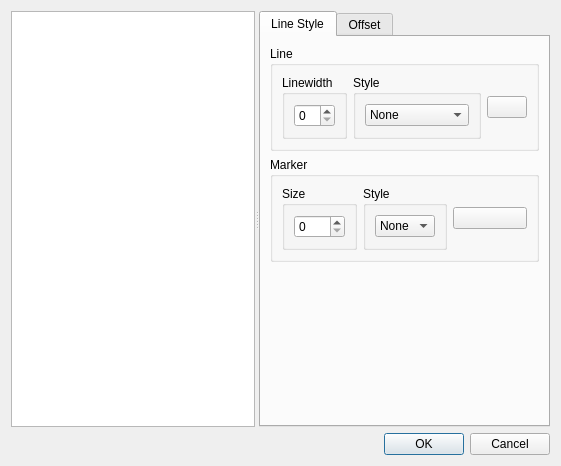
<?xml version="1.0" encoding="UTF-8"?>
<ui version="4.0">
 <class>LineSettingsDialog</class>
 <widget class="QDialog" name="LineSettingsDialog">
  <property name="geometry">
   <rect>
    <x>0</x>
    <y>0</y>
    <width>561</width>
    <height>466</height>
   </rect>
  </property>
  <property name="windowTitle">
   <string>Dialog</string>
  </property>
  <layout class="QVBoxLayout" name="verticalLayout_2">
   <item>
    <widget class="QSplitter" name="splitter">
     <property name="orientation">
      <enum>Qt::Horizontal</enum>
     </property>
     <widget class="QListWidget" name="lwCurves">
      <property name="selectionMode">
       <enum>QAbstractItemView::ExtendedSelection</enum>
      </property>
     </widget>
     <widget class="QTabWidget" name="twCurveSettings">
      <property name="currentIndex">
       <number>0</number>
      </property>
      <widget class="QWidget" name="tab">
       <attribute name="title">
        <string>Line Style</string>
       </attribute>
       <layout class="QVBoxLayout" name="verticalLayout">
        <item>
         <widget class="QGroupBox" name="groupBox_4">
          <property name="title">
           <string>Line</string>
          </property>
          <property name="flat">
           <bool>true</bool>
          </property>
          <layout class="QHBoxLayout" name="horizontalLayout_3" stretch="1,1,1">
           <item>
            <widget class="QGroupBox" name="groupBox">
             <property name="title">
              <string>Linewidth</string>
             </property>
             <property name="flat">
              <bool>true</bool>
             </property>
             <layout class="QHBoxLayout" name="horizontalLayout">
              <item>
               <widget class="SpinBox" name="sbLineWidth"/>
              </item>
             </layout>
            </widget>
           </item>
           <item>
            <widget class="QGroupBox" name="groupBox_3">
             <property name="title">
              <string>Style</string>
             </property>
             <property name="flat">
              <bool>true</bool>
             </property>
             <layout class="QHBoxLayout" name="horizontalLayout_2">
              <item>
               <widget class="QComboBox" name="cbLineStyle">
                <item>
                 <property name="text">
                  <string>None</string>
                 </property>
                </item>
                <item>
                 <property name="text">
                  <string>Solid</string>
                 </property>
                </item>
                <item>
                 <property name="text">
                  <string>Dashed</string>
                 </property>
                </item>
                <item>
                 <property name="text">
                  <string>Dotted</string>
                 </property>
                </item>
                <item>
                 <property name="text">
                  <string>Dash Dot</string>
                 </property>
                </item>
                <item>
                 <property name="text">
                  <string>Dash Dot Dot</string>
                 </property>
                </item>
               </widget>
              </item>
             </layout>
            </widget>
           </item>
           <item>
            <widget class="ColorButton" name="colLine">
             <property name="text">
              <string/>
             </property>
            </widget>
           </item>
          </layout>
         </widget>
        </item>
        <item>
         <widget class="QGroupBox" name="groupBox_5">
          <property name="title">
           <string>Marker</string>
          </property>
          <property name="flat">
           <bool>true</bool>
          </property>
          <layout class="QHBoxLayout" name="horizontalLayout_4" stretch="1,1,1">
           <item>
            <widget class="QGroupBox" name="groupBox_2">
             <property name="title">
              <string>Size</string>
             </property>
             <property name="flat">
              <bool>true</bool>
             </property>
             <layout class="QHBoxLayout" name="horizontalLayout_5">
              <item>
               <widget class="SpinBox" name="sbMarkerSize"/>
              </item>
             </layout>
            </widget>
           </item>
           <item>
            <widget class="QGroupBox" name="groupBox_6">
             <property name="title">
              <string>Style</string>
             </property>
             <property name="flat">
              <bool>true</bool>
             </property>
             <layout class="QHBoxLayout" name="horizontalLayout_6">
              <item>
               <widget class="QComboBox" name="cbMarkerStyle">
                <item>
                 <property name="text">
                  <string>None</string>
                 </property>
                </item>
                <item>
                 <property name="text">
                  <string>o</string>
                 </property>
                </item>
                <item>
                 <property name="text">
                  <string>s</string>
                 </property>
                </item>
                <item>
                 <property name="text">
                  <string>t</string>
                 </property>
                </item>
                <item>
                 <property name="text">
                  <string>d</string>
                 </property>
                </item>
                <item>
                 <property name="text">
                  <string>+</string>
                 </property>
                </item>
                <item>
                 <property name="text">
                  <string>x</string>
                 </property>
                </item>
               </widget>
              </item>
             </layout>
            </widget>
           </item>
           <item>
            <widget class="ColorButton" name="colMarker">
             <property name="text">
              <string/>
             </property>
            </widget>
           </item>
          </layout>
         </widget>
        </item>
        <item>
         <spacer name="verticalSpacer">
          <property name="orientation">
           <enum>Qt::Vertical</enum>
          </property>
          <property name="sizeHint" stdset="0">
           <size>
            <width>20</width>
            <height>40</height>
           </size>
          </property>
         </spacer>
        </item>
       </layout>
      </widget>
      <widget class="QWidget" name="tab_2">
       <attribute name="title">
        <string>Offset</string>
       </attribute>
       <widget class="QLineEdit" name="tXOffset">
        <property name="geometry">
         <rect>
          <x>142</x>
          <y>40</y>
          <width>101</width>
          <height>21</height>
         </rect>
        </property>
       </widget>
       <widget class="QLineEdit" name="tYOffset">
        <property name="geometry">
         <rect>
          <x>192</x>
          <y>100</y>
          <width>81</width>
          <height>21</height>
         </rect>
        </property>
       </widget>
      </widget>
     </widget>
    </widget>
   </item>
   <item>
    <widget class="QDialogButtonBox" name="buttonBox">
     <property name="orientation">
      <enum>Qt::Horizontal</enum>
     </property>
     <property name="standardButtons">
      <set>QDialogButtonBox::Cancel|QDialogButtonBox::Ok</set>
     </property>
    </widget>
   </item>
  </layout>
 </widget>
 <customwidgets>
  <customwidget>
   <class>SpinBox</class>
   <extends>QSpinBox</extends>
   <header>pyqtgraph</header>
  </customwidget>
  <customwidget>
   <class>ColorButton</class>
   <extends>QPushButton</extends>
   <header>pyqtgraph</header>
  </customwidget>
 </customwidgets>
 <resources/>
 <connections>
  <connection>
   <sender>buttonBox</sender>
   <signal>accepted()</signal>
   <receiver>LineSettingsDialog</receiver>
   <slot>accept()</slot>
   <hints>
    <hint type="sourcelabel">
     <x>248</x>
     <y>254</y>
    </hint>
    <hint type="destinationlabel">
     <x>157</x>
     <y>274</y>
    </hint>
   </hints>
  </connection>
  <connection>
   <sender>buttonBox</sender>
   <signal>rejected()</signal>
   <receiver>LineSettingsDialog</receiver>
   <slot>reject()</slot>
   <hints>
    <hint type="sourcelabel">
     <x>316</x>
     <y>260</y>
    </hint>
    <hint type="destinationlabel">
     <x>286</x>
     <y>274</y>
    </hint>
   </hints>
  </connection>
 </connections>
</ui>
